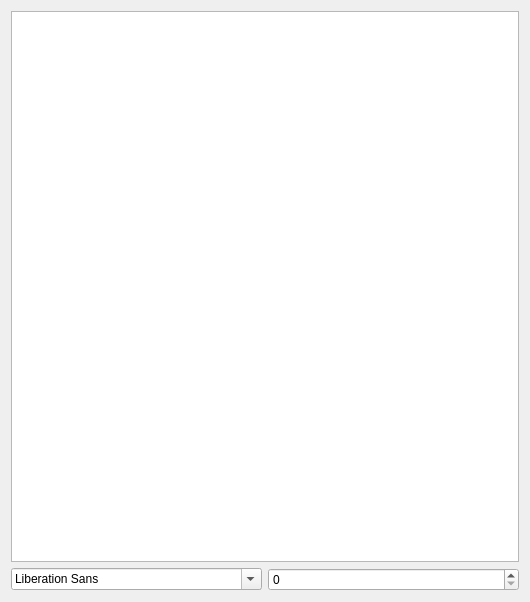
<?xml version="1.0" encoding="UTF-8"?>
<ui version="4.0">
 <class>announcement</class>
 <widget class="QWidget" name="announcement">
  <property name="geometry">
   <rect>
    <x>0</x>
    <y>0</y>
    <width>530</width>
    <height>602</height>
   </rect>
  </property>
  <property name="windowTitle">
   <string>Form</string>
  </property>
  <layout class="QGridLayout" name="gridLayout">
   <item row="1" column="0">
    <widget class="QFontComboBox" name="fontComboBox"/>
   </item>
   <item row="1" column="1">
    <widget class="QSpinBox" name="spinBox"/>
   </item>
   <item row="0" column="0" colspan="2">
    <widget class="QTextBrowser" name="textBrowser"/>
   </item>
  </layout>
 </widget>
 <resources/>
 <connections/>
</ui>
